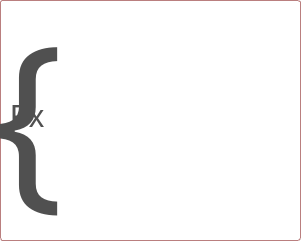
      <widget class="QGroupBox" name="groupBox_2">
       <property name="geometry">
        <rect>
         <x>10</x>
         <y>360</y>
         <width>301</width>
         <height>241</height>
        </rect>
       </property>
       <property name="styleSheet">
        <string notr="true">QGroupBox {
background-color: rgb(255, 255, 255);
     border:1px solid #ba7f7f;
     border-radius: 3px;
     margin-top: 1ex; /* оставляем пространство вверху для заголовка */
 }</string>
       </property>
       <property name="title">
        <string/>
       </property>
       <widget class="QLabel" name="label_Fx_png1">
        <property name="geometry">
         <rect>
          <x>-10</x>
          <y>-40</y>
          <width>111</width>
          <height>300</height>
         </rect>
        </property>
        <property name="font">
         <font>
          <family>ISOCT3</family>
          <pointsize>145</pointsize>
         </font>
        </property>
        <property name="styleSheet">
         <string notr="true"> background: transparent;
color: rgb(80, 80, 80);
</string>
        </property>
        <property name="text">
         <string>{</string>
        </property>
       </widget>
       <widget class="QLabel" name="label_Fx_2">
        <property name="geometry">
         <rect>
          <x>110</x>
          <y>30</y>
          <width>181</width>
          <height>21</height>
         </rect>
        </property>
        <property name="styleSheet">
         <string notr="true">color: #000000;
background: transparent;
border:1px solid #ffffff;</string>
        </property>
        <property name="text">
         <string/>
        </property>
       </widget>
       <widget class="QLabel" name="label_Fx_5">
        <property name="geometry">
         <rect>
          <x>110</x>
          <y>90</y>
          <width>181</width>
          <height>21</height>
         </rect>
        </property>
        <property name="styleSheet">
         <string notr="true">color: #000000;
background: transparent;
border:1px solid #ffffff;</string>
        </property>
        <property name="text">
         <string/>
        </property>
       </widget>
       <widget class="QLabel" name="label_Fx_6">
        <property name="geometry">
         <rect>
          <x>110</x>
          <y>110</y>
          <width>181</width>
          <height>21</height>
         </rect>
        </property>
        <property name="styleSheet">
         <string notr="true">color: #000000;
background: transparent;
border:1px solid #ffffff;</string>
        </property>
        <property name="text">
         <string/>
        </property>
       </widget>
       <widget class="QLabel" name="label_Fx_4">
        <property name="geometry">
         <rect>
          <x>110</x>
          <y>70</y>
          <width>181</width>
          <height>21</height>
         </rect>
        </property>
        <property name="styleSheet">
         <string notr="true">color: #000000;
background: transparent;
border:1px solid #ffffff;</string>
        </property>
        <property name="text">
         <string/>
        </property>
       </widget>
       <widget class="QLabel" name="label_Fx_9">
        <property name="geometry">
         <rect>
          <x>110</x>
          <y>170</y>
          <width>181</width>
          <height>21</height>
         </rect>
        </property>
        <property name="styleSheet">
         <string notr="true">color: #000000;
background: transparent;
border:1px solid #ffffff;</string>
        </property>
        <property name="text">
         <string/>
        </property>
       </widget>
       <widget class="QLabel" name="label_Fx_1">
        <property name="geometry">
         <rect>
          <x>110</x>
          <y>10</y>
          <width>181</width>
          <height>21</height>
         </rect>
        </property>
        <property name="styleSheet">
         <string notr="true">color: #000000;
background: transparent;
border:1px solid #ffffff;</string>
        </property>
        <property name="text">
         <string/>
        </property>
       </widget>
       <widget class="QLabel" name="label_Fx_3">
        <property name="geometry">
         <rect>
          <x>110</x>
          <y>50</y>
          <width>181</width>
          <height>21</height>
         </rect>
        </property>
        <property name="styleSheet">
         <string notr="true">color: #000000;
background: transparent;
border:1px solid #ffffff;</string>
        </property>
        <property name="text">
         <string/>
        </property>
       </widget>
       <widget class="QLabel" name="label_Fx_7">
        <property name="geometry">
         <rect>
          <x>110</x>
          <y>130</y>
          <width>181</width>
          <height>21</height>
         </rect>
        </property>
        <property name="styleSheet">
         <string notr="true">color: #000000;
background: transparent;
border:1px solid #ffffff;</string>
        </property>
        <property name="text">
         <string/>
        </property>
       </widget>
       <widget class="QLabel" name="label_Fx_8">
        <property name="geometry">
         <rect>
          <x>110</x>
          <y>150</y>
          <width>181</width>
          <height>21</height>
         </rect>
        </property>
        <property name="styleSheet">
         <string notr="true">color: #000000;
background: transparent;
border:1px solid #ffffff;</string>
        </property>
        <property name="text">
         <string/>
        </property>
       </widget>
       <widget class="QLabel" name="label_Fx_10">
        <property name="geometry">
         <rect>
          <x>110</x>
          <y>190</y>
          <width>181</width>
          <height>21</height>
         </rect>
        </property>
        <property name="styleSheet">
         <string notr="true">color: #000000;
background: transparent;
border:1px solid #ffffff;</string>
        </property>
        <property name="text">
         <string/>
        </property>
       </widget>
       <widget class="QLabel" name="label">
        <property name="geometry">
         <rect>
          <x>10</x>
          <y>90</y>
          <width>41</width>
          <height>51</height>
         </rect>
        </property>
        <property name="font">
         <font>
          <pointsize>23</pointsize>
         </font>
        </property>
        <property name="styleSheet">
         <string notr="true"> background: transparent;
color: rgb(80, 80, 80);
</string>
        </property>
        <property name="text">
         <string>Fx</string>
        </property>
       </widget>
       <widget class="QLabel" name="label_Fx_11">
        <property name="geometry">
         <rect>
          <x>110</x>
          <y>210</y>
          <width>181</width>
          <height>21</height>
         </rect>
        </property>
        <property name="styleSheet">
         <string notr="true">color: #000000;
background: transparent;
border:1px solid #ffffff;</string>
        </property>
        <property name="text">
         <string/>
        </property>
       </widget>
      </widget>
